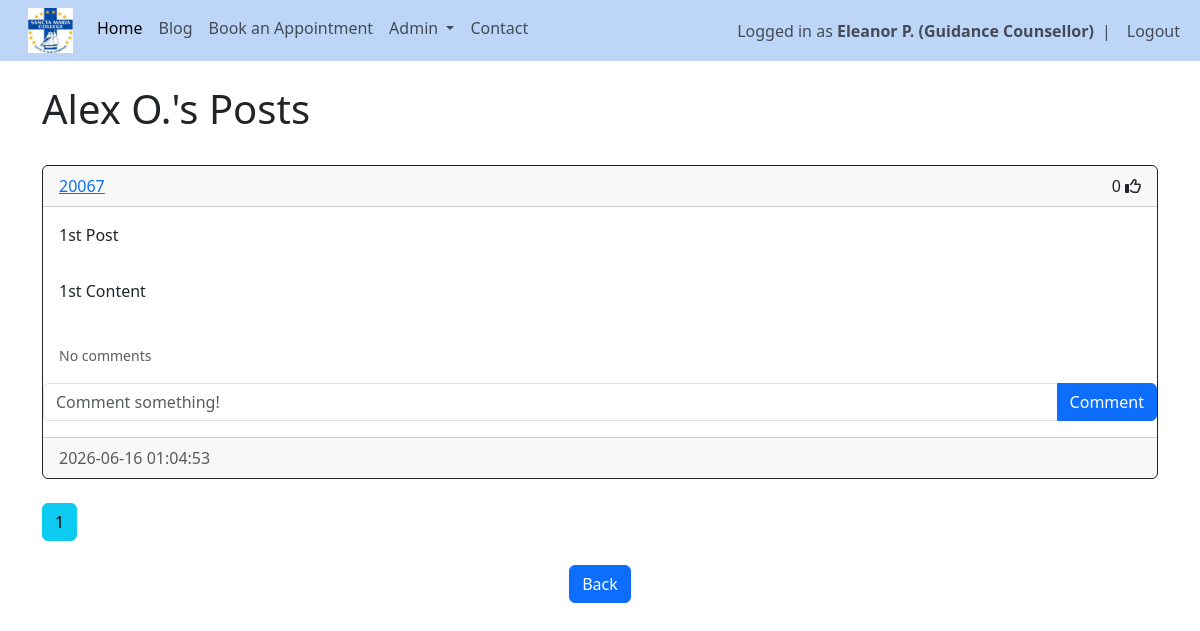
Page /posts/20067 (signed in) on the earlier database version.
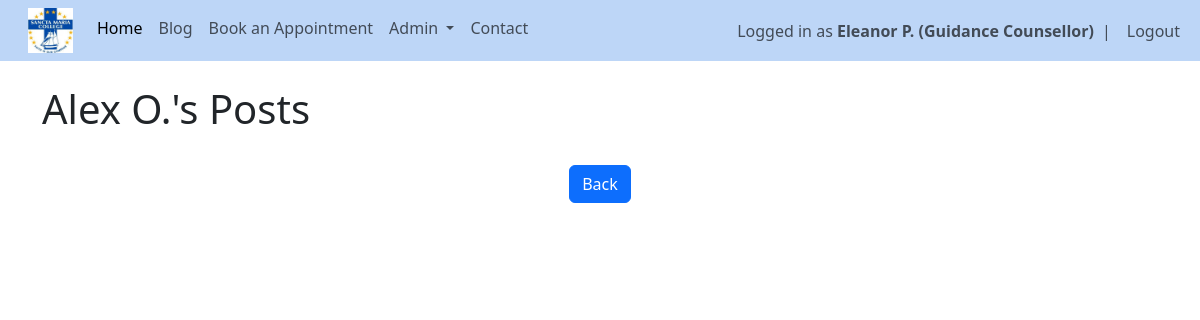
Same page on the later database version.
### website/models.py (models this page shows)
class User(db.Model, UserMixin):
    id = db.Column(db.Integer, primary_key=True)
    email = db.Column(db.String(150), unique=True)
    fname = db.Column(db.String(20))
    lname = db.Column(db.String(20))
    username = db.Column(db.String(150), unique=True)
    role = db.Column(db.String(150))
    password = db.Column(db.String(150))
    date_created = db.Column(db.DateTime(timezone=True), default=func.now())
    posts = db.relationship('Post', backref='user', passive_deletes=True)
    comments = db.relationship('Comment', backref='user', passive_deletes=True)
    likes = db.relationship('Like', backref='user', passive_deletes=True)
    appointments = db.relationship('Appointment', foreign_keys="Appointment.counsellor_id", back_populates="counsellor")

class Post(db.Model):
    id = db.Column(db.Integer, primary_key=True)
    title = db.Column(db.String(150), unique=False)
    content = db.Column(db.Text, nullable=False)
    date_created = db.Column(db.DateTime(timezone=True), default=func.now())
    author = db.Column(db.Integer, db.ForeignKey('user.id', ondelete="CASCADE"), nullable=False)
    comments = db.relationship('Comment', backref='post', passive_deletes=True)
    likes = db.relationship('Like', backref='post', passive_deletes=True)

### website/views.py (the view)
@views.route("/posts/<username>")
@login_required
def posts(username):
    page = request.args.get('page', 1, type=int)
    user = User.query.filter_by(username=username).first()
    if not user:
        flash('No user with that username exists', category='error')
        return redirect(url_for('views.blog'))
    posts = Post.query.filter_by(user=user).order_by(Post.date_created.desc()).paginate(page=page, per_page=4)
    return render_template("posts.html", user=current_user, author=user, posts=posts, username=username, endpoint='views.posts')

### website/__init__.py (called while the page is built)
def create_app():
    app = Flask(__name__)
    app.config['SECRET_KEY'] = "DQiAlMIU5u5eeLDw4KPMHx4d"
    app.config['SQLALCHEMY_DATABASE_URI'] = f'sqlite:///{DB_NAME}'
    db.init_app(app)
    from .views import views
    from .auth import auth
    app.register_blueprint(views, url_prefix="/")
    app.register_blueprint(auth, url_prefix="/")
    from .models import User, Post
    with app.app_context():
        db.create_all()
    login_manager = LoginManager()
    login_manager.login_view = "auth.login"
    login_manager.init_app(app)
    @login_manager.user_loader
    def load_user(id):
        return User.query.get(int(id))
    return app

### website/templates/posts.html
{% extends "posts_div.html"%} {% block title %} {{ author.fname }} {{ author.lname[0] }}.'s Posts {% endblock %}
{% block header %} {{ author.fname }} {{ author.lname[0] }}.'s Posts {% endblock %}
{% block footer %}
<div align="center">
<a href="/blog"><button type="button" class="btn btn-primary btn-large"> Back </button></a>
</div>
{% endblock %}

### website/templates/posts_div.html (shortened to what this page needs)
{% extends "template.html"%} {% block title %} Posts {% endblock %}
{% block content%}
<br/>
<h1>{% block header %} Blog Posts {% endblock %}</h1>
<br/>
<div id="posts">
    {% for post in posts %}
    <div class="card border-dark">
        <div class="card-header d-flex justify-content-between align-items-center">
            <a href="/posts/{{post.user.username}}">{{post.user.username}}</a>
            <div>
                <span id="likes-count-{{post.id}}">{{ post.likes|length }}</span>
                {% if user.id in post.likes|map(attribute="author")|list %}
                <i class="fas fa-thumbs-up" id="like-button-{{post.id}}" onclick="like({{post.id}})"></i>
                {% else %}
                <i class="far fa-thumbs-up" id="like-button-{{post.id}}" onclick="like({{post.id}})"></i>
                {% endif %}
            </div>
        </div>
        <div class ="card-body">
            <div class="card-text">{{post.title}}</div>
        </div>
        <div class ="card-body">
            <div class="card-text">{{post.content}}</div>
        </div>
        <br/>
        <p class="card-text ms-3">
            {% if post.comments|length > 0 %}
            <a data-bs-toggle="collapse" href="#comments-{{post.id}}" role="button">
                <small>View {{post.comments|length}} Comments</small>
            </a>
            {% else %}
            <small class="text-muted">No comments</small>
            {% endif %}
        </p>
        <form class="input-group mb-3" method="POST" action="/create-comment/{{post.id}}">
            <input type="text" id="text" name="text" class="form-control" placeholder="Comment something!"/>
            <button type="submit" class="btn btn-primary">Comment</button>
        </form >
        <div class ="card-footer text-muted">{{post.date_created}}</div>
    </div>
    <br/>
    {% endfor %}
</div>
{% for page_num in posts.iter_pages(left_edge=1, right_edge=1, left_current=1, right_current=2) %}
{% if page_num %}
{% if endpoint == 'views.posts' %}
{% set page_url = url_for(endpoint, username=username, page=page_num) %}
{% else %}
{% set page_url = url_for(endpoint, page=page_num) %}
{% endif %}
{% if posts.page == page_num %}
<a class="btn btn-info mb-4" href="{{ page_url }}">{{page_num}}</a>
{% else %}
<a class="btn btn-outline-info mb-4" href="{{ page_url }}">{{page_num}}</a>
{% endif %}
{% else %}
...
{% endif %}
{% endfor %}
{% block footer %}{% endblock %}
{% endblock %}

Differences in the rows shown:
removed Post: user.username "20067", likes|length "0", title "1st Post", content "1st Content", date_created "2026-06-16 01:04:53"
Other differences:
list line gone: "1"
